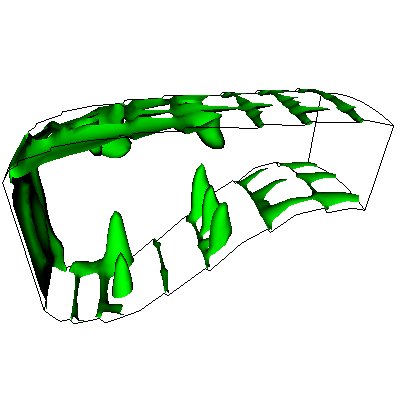

Here is the Python script that generated this plot:
#!/usr/bin/env python

# Contour a PLOT3D structured grid using vtkGridSynchronizedTemplates3D,
# sweeping through iso-values.

import os

# Factory overrides
import vtkmodules.vtkInteractionStyle  # noqa: F401
import vtkmodules.vtkRenderingOpenGL2  # noqa: F401

from vtkmodules.vtkFiltersCore import (
    vtkGridSynchronizedTemplates3D,
    vtkStructuredGridOutlineFilter,
)
from vtkmodules.vtkIOParallel import vtkMultiBlockPLOT3DReader
from vtkmodules.vtkRenderingCore import (
    vtkActor,
    vtkPolyDataMapper,
    vtkRenderWindow,
    vtkRenderWindowInteractor,
    vtkRenderer,
)

# Data file path (relative to this script)
data_dir = os.environ.get("VPE_DATA_DIR", os.path.dirname(os.path.abspath(__file__)))

# Reader: load PLOT3D data
reader = vtkMultiBlockPLOT3DReader()
reader.SetXYZFileName(os.path.join(data_dir, "combxyz.bin"))
reader.SetQFileName(os.path.join(data_dir, "combq.bin"))
reader.SetScalarFunctionNumber(100)
reader.SetVectorFunctionNumber(202)
reader.Update()

pl3d_output = reader.GetOutput().GetBlock(0)
scalar_range = pl3d_output.GetPointData().GetScalars().GetRange()
value = (scalar_range[0] + scalar_range[1]) / 2.0

# Contour with triangles
contour = vtkGridSynchronizedTemplates3D()
contour.SetInputData(pl3d_output)
contour.SetValue(0, value)
contour.GenerateTrianglesOn()

contour_mapper = vtkPolyDataMapper()
contour_mapper.SetInputConnection(contour.GetOutputPort())
contour_mapper.SetScalarRange(scalar_range)

contour_actor = vtkActor()
contour_actor.SetMapper(contour_mapper)

# Outline
outline = vtkStructuredGridOutlineFilter()
outline.SetInputData(pl3d_output)

outline_mapper = vtkPolyDataMapper()
outline_mapper.SetInputConnection(outline.GetOutputPort())

outline_actor = vtkActor()
outline_actor.SetMapper(outline_mapper)
outline_actor.GetProperty().SetColor(0, 0, 0)

# Renderer
renderer = vtkRenderer()
renderer.AddActor(outline_actor)
renderer.AddActor(contour_actor)
renderer.SetBackground(1, 1, 1)

# Window
render_window = vtkRenderWindow()
render_window.SetMultiSamples(0)
render_window.AddRenderer(renderer)
render_window.SetSize(400, 400)
render_window.SetWindowName("grid synchronized templates3d")

# Scene
camera = renderer.GetActiveCamera()
camera.SetClippingRange(3.95297, 50)
camera.SetFocalPoint(9.71821, 0.458166, 29.3999)
camera.SetPosition(2.7439, -37.3196, 38.7167)
camera.SetViewUp(-0.16123, 0.264271, 0.950876)

# Interactor
interactor = vtkRenderWindowInteractor()
interactor.SetRenderWindow(render_window)

interactor.Initialize()
interactor.Start()
